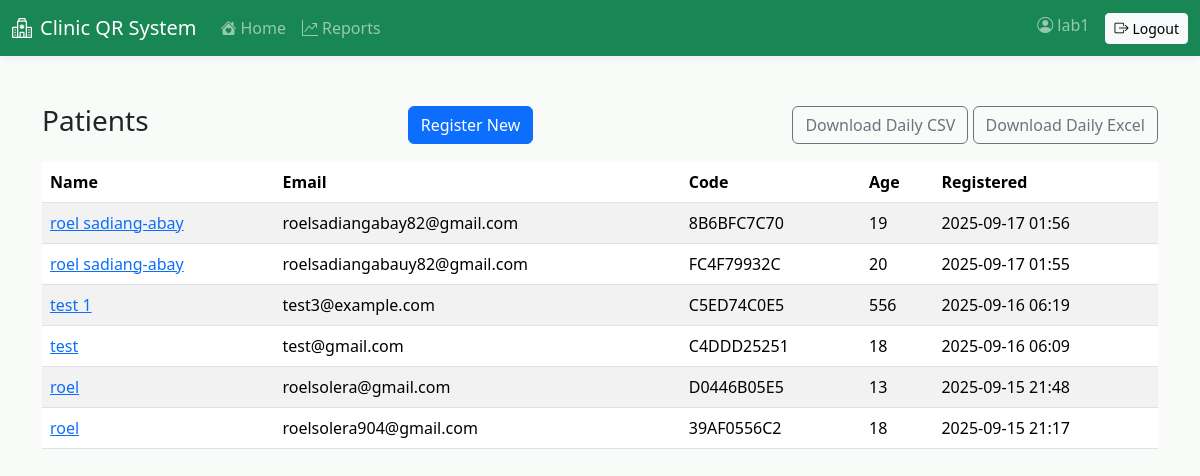
The app's page /patients/list/ (signed in), older data.
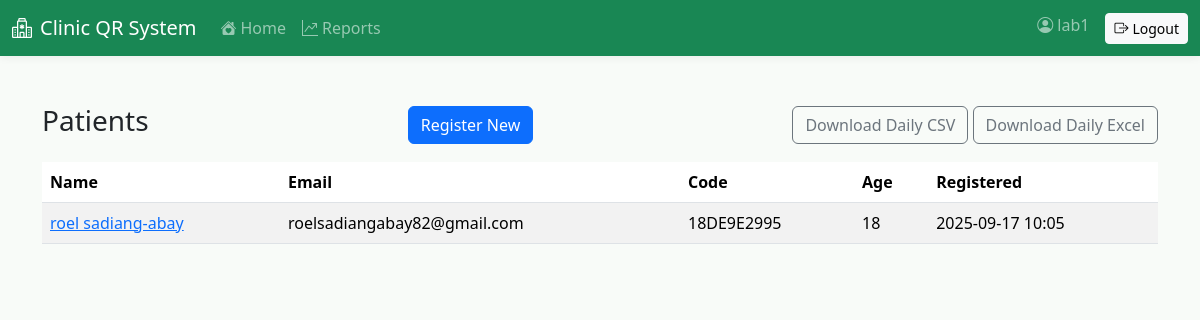
The same page, newer data.
### patients/models.py (models this page shows, shortened)
class Patient(models.Model):
    user = models.OneToOneField(User, on_delete=models.SET_NULL, null=True, blank=True, related_name='patient_profile')
    full_name = models.CharField(max_length=255)
    age = models.PositiveIntegerField(validators=[MinValueValidator(0)])
    address = models.TextField()
    contact = models.CharField(max_length=50)
    email = models.EmailField(unique=True)
    patient_code = models.CharField(max_length=20, unique=True)
    qr_code = models.ImageField(upload_to='qr_codes/', blank=True, null=True)
    must_change_password = models.BooleanField(default=False)
    created_at = models.DateTimeField(auto_now_add=True)

### patients/views.py (the view)
# urls.py: path('list/', views.patient_list, name='patient_list'),
@login_required
def patient_list(request):
    qs = Patient.objects.order_by('-created_at')
    return render(request, 'patients/patient_list.html', {'patients': qs})

### patients/templates/patients/patient_list.html
{% extends 'base.html' %}
{% block content %}
<div class="d-flex justify-content-between align-items-center mb-3">
  <h3>Patients</h3>
  <a class="btn btn-primary" href="/">Register New</a>
  <div>
    <a class="btn btn-outline-secondary" href="/patients/reports/daily.csv">Download Daily CSV</a>
    <a class="btn btn-outline-secondary" href="/patients/reports/daily.xlsx">Download Daily Excel</a>
  </div>
  </div>
<div class="table-responsive">
  <table class="table table-striped">
    <thead>
      <tr>
        <th>Name</th><th>Email</th><th>Code</th><th>Age</th><th>Registered</th>
      </tr>
    </thead>
    <tbody>
      {% for p in patients %}
        <tr>
          <td><a href="/patients/{{ p.id }}/">{{ p.full_name }}</a></td>
          <td>{{ p.email }}</td>
          <td>{{ p.patient_code }}</td>
          <td>{{ p.age }}</td>
          <td>{{ p.created_at|date:'Y-m-d H:i' }}</td>
        </tr>
      {% empty %}
        <tr><td colspan="5">No patients yet.</td></tr>
      {% endfor %}
    </tbody>
  </table>
</div>
{% endblock %}

Row changes from the older to the newer data that the page shows:
removed Patient: full_name "roel sadiang-abay", email "roelsadiangabay82@gmail.com", patient_code "8B6BFC7C70", age "19", created_at "2025-09-17 01:56"
removed Patient: full_name "roel sadiang-abay", email "roelsadiangabauy82@gmail.com", patient_code "FC4F79932C", age "20", created_at "2025-09-17 01:55"
removed Patient: full_name "test 1", email "test3@example.com", patient_code "C5ED74C0E5", age "556", created_at "2025-09-16 06:19"
removed Patient: full_name "test", email "test@gmail.com", patient_code "C4DDD25251", age "18", created_at "2025-09-16 06:09"
removed Patient: full_name "roel", email "roelsolera@gmail.com", patient_code "D0446B05E5", age "13", created_at "2025-09-15 21:48"
removed Patient: full_name "roel", email "roelsolera904@gmail.com", patient_code "39AF0556C2", age "18", created_at "2025-09-15 21:17"
added Patient: full_name "roel sadiang-abay", email "roelsadiangabay82@gmail.com", patient_code "18DE9E2995", age "18", created_at "2025-09-17 10:05"
